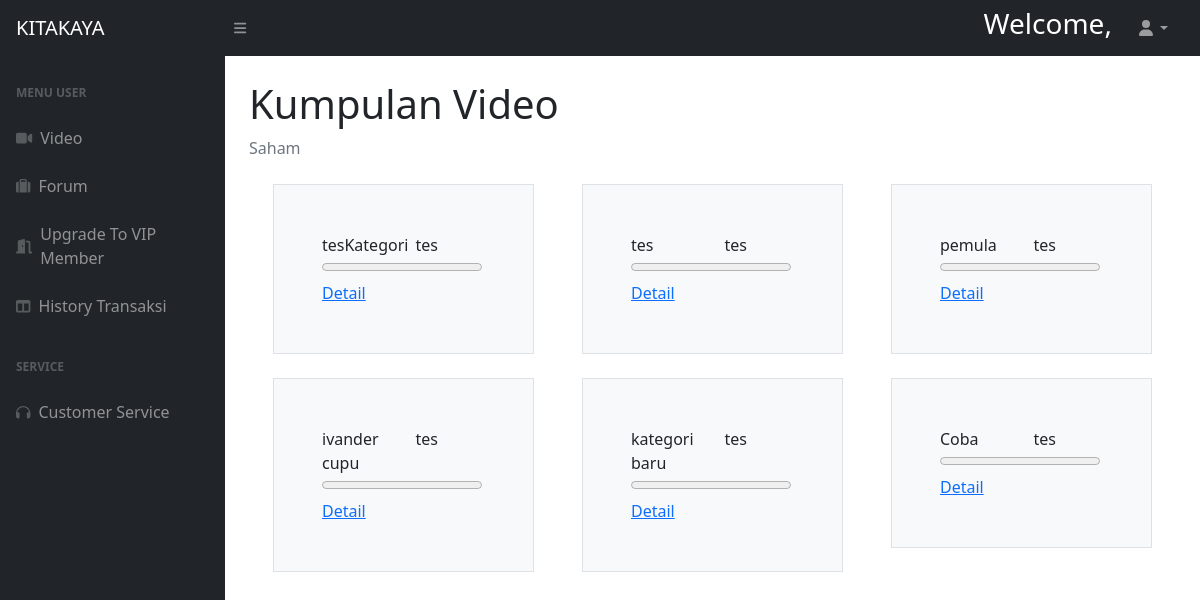
/public/halamanuserbiasa.php, run on an earlier commit of the app's database.
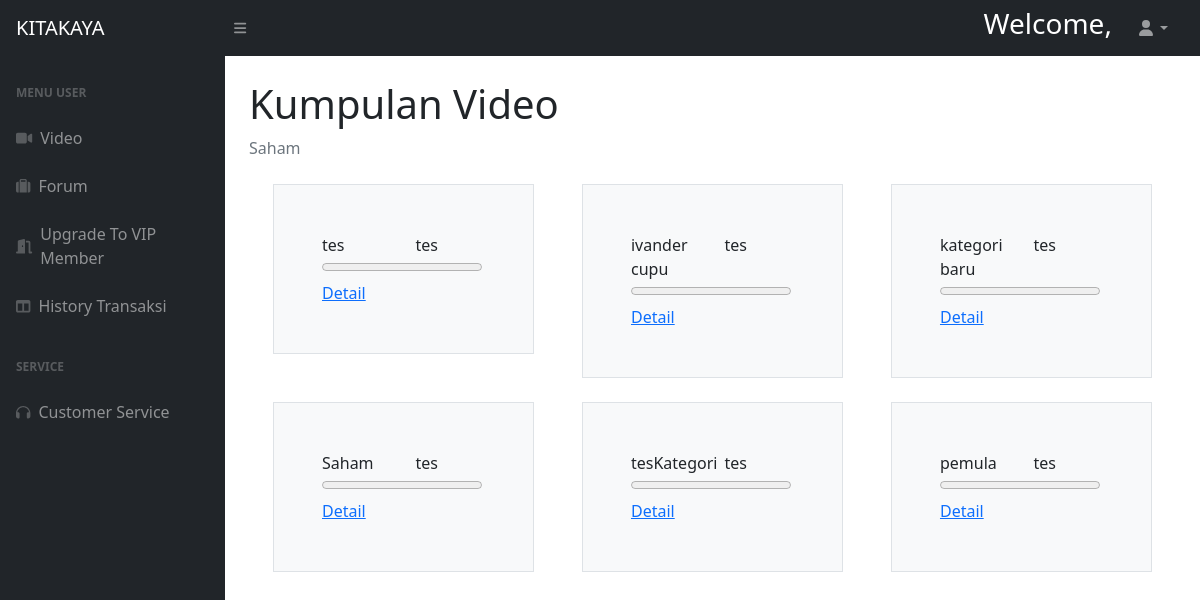
And on a later commit of the database.
### tables this page shows
CREATE TABLE `kategori_vid` (
  `id` int(11) NOT NULL,
  `nama_kategori` text NOT NULL
);

### config/database.php (called while the page is built, shortened)
<?php
    class Database{
        private static $instance;
        public $pdo;
        private function __construct()
        {
            $dsn = "mysql:host=".DB_HOST.";dbname=".DB_NAME.";charset=UTF8";
            $options = [
                PDO::ATTR_ERRMODE => PDO::ERRMODE_EXCEPTION,
                PDO::ATTR_DEFAULT_FETCH_MODE => PDO::FETCH_OBJ,
                PDO::ATTR_EMULATE_PREPARES => false
            ];
            try {
                $this->pdo = new PDO($dsn,DB_USER,DB_PASSWORD,$options);
            }
            catch(PDOException $e){
                echo  $e->getMessage();
            }
        }
        static function instance(){
            if(!isset(self::$instance)){
                self::$instance = new Database();
            }
            return self::$instance;
        }
        function query($sql,$args = NULL){
            if (!$args){
                return $this->pdo->query($sql);
            }
            $stmt = $this->pdo->prepare($sql);
            $stmt->execute($args);
            return $stmt;
        }
    }
?>

### models/Video.php (called while the page is built, shortened)
<?php
    class Video{
        public static function getVideo()
        {
            $db=Database::instance();
            $temp=$db->query("SELECT distinct k.nama_kategori, k.id FROM  kategori_vid k LEFT JOIN thread t ON t.f_kategori=k.id AND t.status_video = 1");
            return $temp->fetchAll();
        }
        public static function jumlahVideo($f)
        {
            $db=Database::instance();
            $temp=$db->query("SELECT count(*) as c FROM  thread WHERE f_kategori = :f AND status_video = 1", [
                "f"=>$f
            ]);
            return $temp->fetch();
        }
        public static function VideoWatchedPB($refuser, $refkategori)
        {
            $db=Database::instance();
            $temp=$db->query("SELECT count(*) as c FROM progressbar WHERE refuser = :refuser AND refkategori = :refkategori",[
                "refuser"=>$refuser,
                "refkategori"=>$refkategori,
            ]);
            return $temp->fetch();
        }
    }
?>

### public/halamanuserbiasa.php (the view, shortened to what the changed rows need)
<!DOCTYPE html>
<html lang="en">
    <head>
        <link href="https://cdn.jsdelivr.net/npm/simple-datatables@latest/dist/style.css" rel="stylesheet" />
        <link href="../assets/css/punyaadmin.css" rel="stylesheet" />
    </head>
    <body class="sb-nav-fixed">
        <div id="layoutSidenav">
            <div id="layoutSidenav_content">
            <main>
                    <div class="container-fluid px-4">
                        <h1 class="mt-4">Kumpulan Video</h1>
                        <?php
                            $video = Video::getVideo();
                        ?>
                            <div class="container px-4">
                                <div class="row gx-5 row row-cols-3">
                                <?php
                                    $user = $_SESSION["user"];
                                    $userid = $user->id;
                                    foreach($video as $idx => $video){
                                        $max = Video::jumlahVideo($video->id);
                                        $max = $max->c;
                                        $min = Video::VideoWatchedPB($userid, $video->id);
                                        $min = $min->c;
                                        ?>
                                            <div class="col">
                                                <div class="p-5 border bg-light">
                                                    <div class="row row-cols-2">
                                                        <div>
                                                            <div><?= $video->nama_kategori ?></div>
                                                            <progress id="pb" value="<?=$min?>" max="<?=$max?>"></progress>
                                                            <div><a href="../controllers/vid.php?idvidBIASA=true&id=<?=$video->nama_kategori?>&idkategori=<?=$video->id?>">Detail</a></div>
                                                        </div>
                                                        <div>tes</div>
                                                    </div>
                                                </div>
                                                <br>
                                            </div>
                                        <?php
                                    }
                                ?>
                                </div>
                            </div>
                    </div>
                </main>
            </div>
        </div>
    </body>
</html>

What changed in the data, as far as the page shows it:
removed kategori_vid: nama_kategori "Coba", $min 0 (drawn)
added kategori_vid: nama_kategori "Saham", $min 0 (drawn)
shown differently, row unchanged: kategori_vid "tesKategori": moves down the list
shown differently, row unchanged: kategori_vid "pemula": moves down the list
